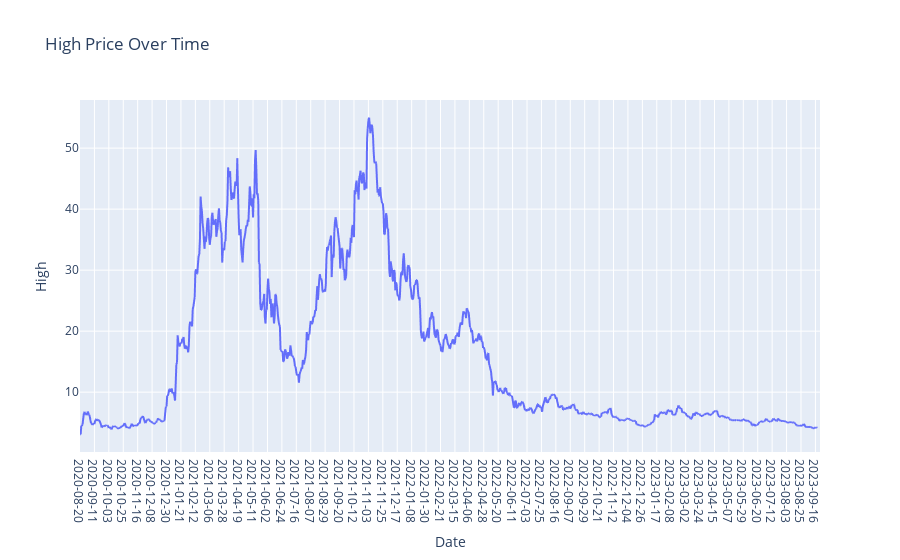

The notebook cell this image was saved under:
### Markdown cell above
## i) Graph for High Column Values

### Code cell
plt.figure(figsize=(14, 6))
fig = px.line(POLKADOT.High,x=POLKADOT.Date, y='High', labels={'x': 'Date', 'y': 'Price'}, title='High Price Over Time')
fig.update_xaxes(type='category')  # Ensure the x-axis treats the index as categorical (date)
fig.show()

### Figure 1 — Plotly figure (JSON) as saved in the notebook; plotly's stock layout.template omitted (floating-point values rounded to 4 significant figures; data arrays with more than 128 entries replaced by an {"elided": "..."} marker saying what was removed)
{"data": [{"hovertemplate": "Date=%{x}<br>High=%{y}<extra></extra>", "legendgroup": "", "line": {"color": "#636efa", "dash": "solid"}, "marker": {"symbol": "circle"}, "mode": "lines", "name": "", "showlegend": false, "type": "scattergl", "x": {"elided": "1130 str values"}, "xaxis": "x", "y": {"elided": "1130 float values"}, "yaxis": "y"}], "layout": {"legend": {"tracegroupgap": 0}, "title": {"text": "High Price Over Time"}, "xaxis": {"anchor": "y", "domain": [0, 1], "title": {"text": "Date"}, "type": "category"}, "yaxis": {"anchor": "x", "domain": [0, 1], "title": {"text": "High"}}}}
